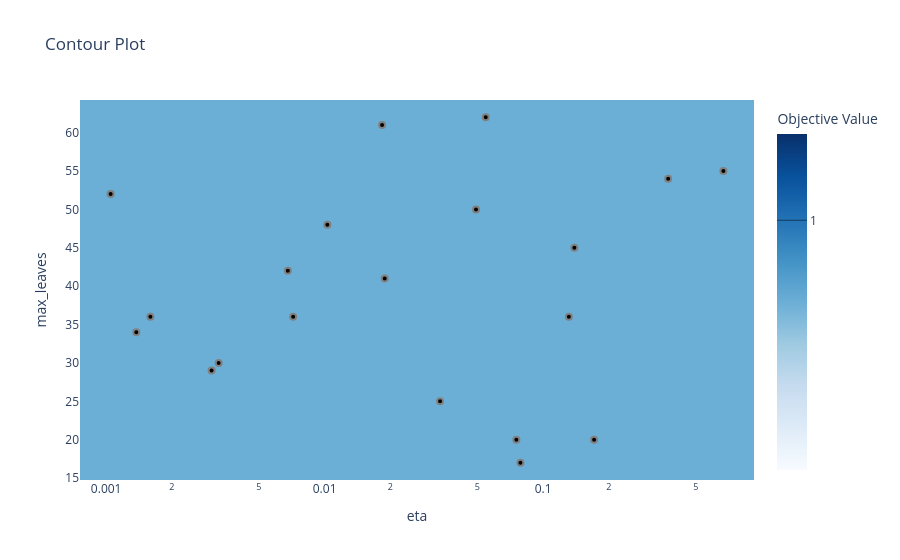

Write notebook code for a chart like this one.
### Code cell
if do_tune:
    study_lgb = optuna.create_study(direction='maximize', study_name='LightGBM')
    params['iterations'] = 500
    study_lgb.optimize(objective_lgb, n_trials=20)
    
    from optuna.visualization import plot_contour
    from plotly.io import show
    
    fig = plot_contour(study_lgb)

    show(fig)
    
    lgb_best_params = study_lgb.best_params
else:
    lgb_best_params = {}

### Figure 1 — Plotly figure (JSON) as saved in the notebook; plotly's stock layout.template omitted (floating-point values rounded to 4 significant figures; data arrays with more than 128 entries replaced by an {"elided": "..."} marker saying what was removed)
{"data": [{"colorbar": {"title": {"text": "Objective Value"}}, "colorscale": [[0, "rgb(247,251,255)"], [0.125, "rgb(222,235,247)"], [0.25, "rgb(198,219,239)"], [0.375, "rgb(158,202,225)"], [0.5, "rgb(107,174,214)"], [0.625, "rgb(66,146,198)"], [0.75, "rgb(33,113,181)"], [0.875, "rgb(8,81,156)"], [1, "rgb(8,48,107)"]], "connectgaps": true, "contours": {"coloring": "heatmap"}, "hoverinfo": "none", "line": {"smoothing": 1.3}, "reversescale": false, "type": "contour", "x": [0.0007592, 0.001049, 0.001374, 0.001594, 0.003039, 0.003274, 0.006787, 0.007181, 0.01029, 0.01833, 0.01884, 0.03377, 0.04932, 0.05464, 0.07545, 0.07875, 0.1312, 0.139, 0.1712, 0.3737, 0.6686, 0.9234], "y": [14.75, 17, 20, 25, 29, 30, 34, 36, 41, 42, 45, 48, 50, 52, 54, 55, 61, 62, 64.25], "z": {"elided": "19x22 float values"}}, {"marker": {"color": "black", "line": {"color": "Gray", "width": 2}}, "mode": "markers", "name": "Feasible Trial", "showlegend": false, "type": "scatter", "x": [0.001594, 0.04932, 0.01029, 0.07875, 0.139, 0.03377, 0.1312, 0.07545, 0.05464, 0.1712, 0.001374, 0.6686, 0.006787, 0.001049, 0.007181, 0.003039, 0.01833, 0.3737, 0.003274, 0.01884], "y": [36, 50, 48, 17, 45, 25, 36, 20, 62, 20, 34, 55, 42, 52, 36, 29, 61, 54, 30, 41]}, {"marker": {"color": "#cccccc", "line": {"color": "Gray", "width": 2}}, "mode": "markers", "name": "Infeasible Trial", "showlegend": false, "type": "scatter", "x": [], "y": []}], "layout": {"title": {"text": "Contour Plot"}, "xaxis": {"range": [-3.12, -0.0346], "title": {"text": "eta"}, "type": "log"}, "yaxis": {"range": [14.75, 64.25], "title": {"text": "max_leaves"}}}}
